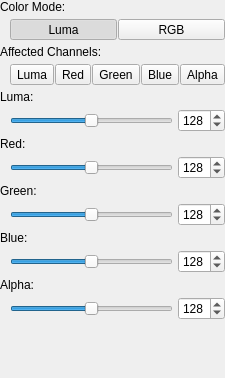
<?xml version="1.0" encoding="UTF-8"?>
<ui version="4.0">
 <class>FilterWidget</class>
 <widget class="QWidget" name="FilterWidget">
  <property name="geometry">
   <rect>
    <x>0</x>
    <y>0</y>
    <width>202</width>
    <height>378</height>
   </rect>
  </property>
  <property name="windowTitle">
   <string>Form</string>
  </property>
  <layout class="QVBoxLayout" name="verticalLayout" stretch="0,1">
   <property name="spacing">
    <number>0</number>
   </property>
   <property name="leftMargin">
    <number>0</number>
   </property>
   <property name="topMargin">
    <number>0</number>
   </property>
   <property name="rightMargin">
    <number>0</number>
   </property>
   <property name="bottomMargin">
    <number>0</number>
   </property>
   <item>
    <layout class="QVBoxLayout" name="verticalLayout_6">
     <property name="spacing">
      <number>5</number>
     </property>
     <item>
      <widget class="QLabel" name="label_3">
       <property name="text">
        <string>Color Mode:</string>
       </property>
      </widget>
     </item>
     <item>
      <layout class="QHBoxLayout" name="horizontalLayout_2">
       <property name="spacing">
        <number>1</number>
       </property>
       <property name="leftMargin">
        <number>10</number>
       </property>
       <item>
        <widget class="QToolButton" name="mButtonColorModeLuma">
         <property name="sizePolicy">
          <sizepolicy hsizetype="Preferred" vsizetype="Preferred">
           <horstretch>0</horstretch>
           <verstretch>0</verstretch>
          </sizepolicy>
         </property>
         <property name="text">
          <string>Luma</string>
         </property>
         <property name="checkable">
          <bool>true</bool>
         </property>
         <property name="checked">
          <bool>true</bool>
         </property>
         <property name="autoExclusive">
          <bool>true</bool>
         </property>
         <property name="class" stdset="0">
          <string>cFlatOptionButton</string>
         </property>
         <attribute name="buttonGroup">
          <string notr="true">buttonGroup</string>
         </attribute>
        </widget>
       </item>
       <item>
        <widget class="QToolButton" name="mButtonColorModeRGB">
         <property name="sizePolicy">
          <sizepolicy hsizetype="Preferred" vsizetype="Preferred">
           <horstretch>0</horstretch>
           <verstretch>0</verstretch>
          </sizepolicy>
         </property>
         <property name="text">
          <string>RGB</string>
         </property>
         <property name="checkable">
          <bool>true</bool>
         </property>
         <property name="autoExclusive">
          <bool>true</bool>
         </property>
         <property name="class" stdset="0">
          <string>cFlatOptionButton</string>
         </property>
         <attribute name="buttonGroup">
          <string notr="true">buttonGroup</string>
         </attribute>
        </widget>
       </item>
      </layout>
     </item>
     <item>
      <widget class="QLabel" name="label">
       <property name="text">
        <string>Affected Channels:</string>
       </property>
      </widget>
     </item>
     <item>
      <layout class="QHBoxLayout" name="horizontalLayout">
       <property name="spacing">
        <number>1</number>
       </property>
       <property name="leftMargin">
        <number>10</number>
       </property>
       <item>
        <widget class="QToolButton" name="mButtonAffectedChannelsLuma">
         <property name="sizePolicy">
          <sizepolicy hsizetype="Preferred" vsizetype="Preferred">
           <horstretch>0</horstretch>
           <verstretch>0</verstretch>
          </sizepolicy>
         </property>
         <property name="text">
          <string>Luma</string>
         </property>
         <property name="checkable">
          <bool>true</bool>
         </property>
         <property name="class" stdset="0">
          <string>cFlatOptionButton</string>
         </property>
        </widget>
       </item>
       <item>
        <widget class="QToolButton" name="mButtonAffectedChannelsRed">
         <property name="sizePolicy">
          <sizepolicy hsizetype="Preferred" vsizetype="Preferred">
           <horstretch>0</horstretch>
           <verstretch>0</verstretch>
          </sizepolicy>
         </property>
         <property name="text">
          <string>Red</string>
         </property>
         <property name="checkable">
          <bool>true</bool>
         </property>
         <property name="class" stdset="0">
          <string>cFlatOptionButton</string>
         </property>
        </widget>
       </item>
       <item>
        <widget class="QToolButton" name="mButtonAffectedChannelsGreen">
         <property name="sizePolicy">
          <sizepolicy hsizetype="Preferred" vsizetype="Preferred">
           <horstretch>0</horstretch>
           <verstretch>0</verstretch>
          </sizepolicy>
         </property>
         <property name="text">
          <string>Green</string>
         </property>
         <property name="checkable">
          <bool>true</bool>
         </property>
         <property name="class" stdset="0">
          <string>cFlatOptionButton</string>
         </property>
        </widget>
       </item>
       <item>
        <widget class="QToolButton" name="mButtonAffectedChannelsBlue">
         <property name="sizePolicy">
          <sizepolicy hsizetype="Preferred" vsizetype="Preferred">
           <horstretch>0</horstretch>
           <verstretch>0</verstretch>
          </sizepolicy>
         </property>
         <property name="text">
          <string>Blue</string>
         </property>
         <property name="checkable">
          <bool>true</bool>
         </property>
         <property name="class" stdset="0">
          <string>cFlatOptionButton</string>
         </property>
        </widget>
       </item>
       <item>
        <widget class="QToolButton" name="mButtonAffectedChannelsAlpha">
         <property name="sizePolicy">
          <sizepolicy hsizetype="Preferred" vsizetype="Preferred">
           <horstretch>0</horstretch>
           <verstretch>0</verstretch>
          </sizepolicy>
         </property>
         <property name="text">
          <string>Alpha</string>
         </property>
         <property name="checkable">
          <bool>true</bool>
         </property>
         <property name="class" stdset="0">
          <string>cFlatOptionButton</string>
         </property>
        </widget>
       </item>
      </layout>
     </item>
     <item>
      <widget class="QWidget" name="mContainerLuma" native="true">
       <layout class="QVBoxLayout" name="verticalLayout_7">
        <property name="spacing">
         <number>5</number>
        </property>
        <property name="leftMargin">
         <number>0</number>
        </property>
        <property name="topMargin">
         <number>0</number>
        </property>
        <property name="rightMargin">
         <number>0</number>
        </property>
        <property name="bottomMargin">
         <number>0</number>
        </property>
        <item>
         <widget class="QLabel" name="label_7">
          <property name="text">
           <string>Luma:</string>
          </property>
         </widget>
        </item>
        <item>
         <layout class="QHBoxLayout" name="horizontalLayout_7">
          <property name="spacing">
           <number>5</number>
          </property>
          <property name="leftMargin">
           <number>10</number>
          </property>
          <item>
           <widget class="QSlider" name="mSliderLuma">
            <property name="maximum">
             <number>255</number>
            </property>
            <property name="value">
             <number>128</number>
            </property>
            <property name="orientation">
             <enum>Qt::Horizontal</enum>
            </property>
           </widget>
          </item>
          <item>
           <widget class="QSpinBox" name="mSpinLuma">
            <property name="maximum">
             <number>255</number>
            </property>
            <property name="value">
             <number>128</number>
            </property>
           </widget>
          </item>
         </layout>
        </item>
       </layout>
      </widget>
     </item>
     <item>
      <widget class="QWidget" name="mContainerRed" native="true">
       <layout class="QVBoxLayout" name="verticalLayout_5">
        <property name="spacing">
         <number>5</number>
        </property>
        <property name="leftMargin">
         <number>0</number>
        </property>
        <property name="topMargin">
         <number>0</number>
        </property>
        <property name="rightMargin">
         <number>0</number>
        </property>
        <property name="bottomMargin">
         <number>0</number>
        </property>
        <item>
         <widget class="QLabel" name="label_6">
          <property name="text">
           <string>Red:</string>
          </property>
         </widget>
        </item>
        <item>
         <layout class="QHBoxLayout" name="horizontalLayout_6">
          <property name="spacing">
           <number>5</number>
          </property>
          <property name="leftMargin">
           <number>10</number>
          </property>
          <item>
           <widget class="QSlider" name="mSliderRed">
            <property name="maximum">
             <number>255</number>
            </property>
            <property name="value">
             <number>128</number>
            </property>
            <property name="orientation">
             <enum>Qt::Horizontal</enum>
            </property>
           </widget>
          </item>
          <item>
           <widget class="QSpinBox" name="mSpinRed">
            <property name="maximum">
             <number>255</number>
            </property>
            <property name="value">
             <number>128</number>
            </property>
           </widget>
          </item>
         </layout>
        </item>
       </layout>
      </widget>
     </item>
     <item>
      <widget class="QWidget" name="mContainerGreen" native="true">
       <layout class="QVBoxLayout" name="verticalLayout_4">
        <property name="spacing">
         <number>5</number>
        </property>
        <property name="leftMargin">
         <number>0</number>
        </property>
        <property name="topMargin">
         <number>0</number>
        </property>
        <property name="rightMargin">
         <number>0</number>
        </property>
        <property name="bottomMargin">
         <number>0</number>
        </property>
        <item>
         <widget class="QLabel" name="label_5">
          <property name="text">
           <string>Green:</string>
          </property>
         </widget>
        </item>
        <item>
         <layout class="QHBoxLayout" name="horizontalLayout_5">
          <property name="spacing">
           <number>5</number>
          </property>
          <property name="leftMargin">
           <number>10</number>
          </property>
          <item>
           <widget class="QSlider" name="mSliderGreen">
            <property name="maximum">
             <number>255</number>
            </property>
            <property name="value">
             <number>128</number>
            </property>
            <property name="orientation">
             <enum>Qt::Horizontal</enum>
            </property>
           </widget>
          </item>
          <item>
           <widget class="QSpinBox" name="mSpinGreen">
            <property name="maximum">
             <number>255</number>
            </property>
            <property name="value">
             <number>128</number>
            </property>
           </widget>
          </item>
         </layout>
        </item>
       </layout>
      </widget>
     </item>
     <item>
      <widget class="QWidget" name="mContainerBlue" native="true">
       <layout class="QVBoxLayout" name="verticalLayout_3">
        <property name="spacing">
         <number>5</number>
        </property>
        <property name="leftMargin">
         <number>0</number>
        </property>
        <property name="topMargin">
         <number>0</number>
        </property>
        <property name="rightMargin">
         <number>0</number>
        </property>
        <property name="bottomMargin">
         <number>0</number>
        </property>
        <item>
         <widget class="QLabel" name="label_4">
          <property name="text">
           <string>Blue:</string>
          </property>
         </widget>
        </item>
        <item>
         <layout class="QHBoxLayout" name="horizontalLayout_4">
          <property name="spacing">
           <number>5</number>
          </property>
          <property name="leftMargin">
           <number>10</number>
          </property>
          <item>
           <widget class="QSlider" name="mSliderBlue">
            <property name="maximum">
             <number>255</number>
            </property>
            <property name="value">
             <number>128</number>
            </property>
            <property name="orientation">
             <enum>Qt::Horizontal</enum>
            </property>
           </widget>
          </item>
          <item>
           <widget class="QSpinBox" name="mSpinBlue">
            <property name="maximum">
             <number>255</number>
            </property>
            <property name="value">
             <number>128</number>
            </property>
           </widget>
          </item>
         </layout>
        </item>
       </layout>
      </widget>
     </item>
     <item>
      <widget class="QWidget" name="mContainerAlpha" native="true">
       <layout class="QVBoxLayout" name="verticalLayout_2">
        <property name="spacing">
         <number>5</number>
        </property>
        <property name="leftMargin">
         <number>0</number>
        </property>
        <property name="topMargin">
         <number>0</number>
        </property>
        <property name="rightMargin">
         <number>0</number>
        </property>
        <property name="bottomMargin">
         <number>0</number>
        </property>
        <item>
         <widget class="QLabel" name="label_2">
          <property name="text">
           <string>Alpha:</string>
          </property>
         </widget>
        </item>
        <item>
         <layout class="QHBoxLayout" name="horizontalLayout_3">
          <property name="spacing">
           <number>5</number>
          </property>
          <property name="leftMargin">
           <number>10</number>
          </property>
          <item>
           <widget class="QSlider" name="mSliderAlpha">
            <property name="maximum">
             <number>255</number>
            </property>
            <property name="value">
             <number>128</number>
            </property>
            <property name="orientation">
             <enum>Qt::Horizontal</enum>
            </property>
           </widget>
          </item>
          <item>
           <widget class="QSpinBox" name="mSpinAlpha">
            <property name="maximum">
             <number>255</number>
            </property>
            <property name="value">
             <number>128</number>
            </property>
           </widget>
          </item>
         </layout>
        </item>
       </layout>
      </widget>
     </item>
    </layout>
   </item>
   <item>
    <spacer name="verticalSpacer">
     <property name="orientation">
      <enum>Qt::Vertical</enum>
     </property>
     <property name="sizeHint" stdset="0">
      <size>
       <width>0</width>
       <height>0</height>
      </size>
     </property>
    </spacer>
   </item>
  </layout>
 </widget>
 <resources/>
 <connections/>
 <buttongroups>
  <buttongroup name="buttonGroup"/>
 </buttongroups>
</ui>
